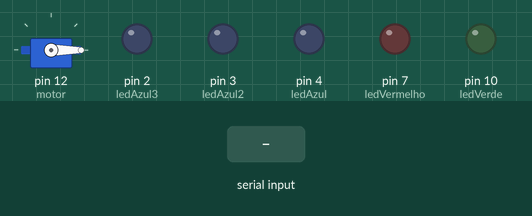
Simulated run of this sketch. Board: Arduino Uno, built with avr-gcc and run on an emulated ATmega328P. Parts: servo, output pins drawn as LEDs (lit = HIGH). The test bench sets the inputs (shaded band). Random numbers use the default seed unless the sketch sets one; what the sketch prints to the serial monitor is not drawn.

Above: at 1.5 s.
1.6 s: "90,45\n" received over Serial
At 6.5 s:
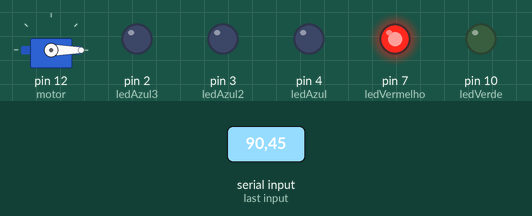
At 8.5 s:
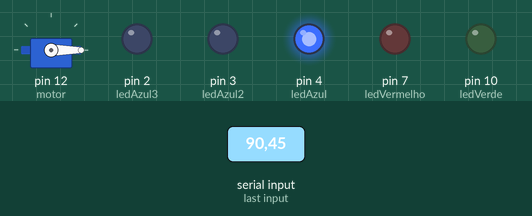
Timing chart, 0 to 16.5 s (numbered marks = the images above; inputs shaded):
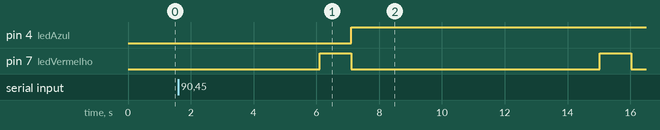

Measured:
- after the input at 1.6 s, pin 4 (ledAzul): LOW → HIGH after 5.5 s; pin 7 (ledVermelho): alternates HIGH for 1.0 s and LOW for 7.9 s, starting after 4.5 s

The sketch:

copy_of_jogo_de_dados_simplificado_torloni_1.ino
```cpp
// C++ code
//

/*
    Função que desenha o cabeçalho, pula uma linha e aguarda
    2000 milissegundos a finalizar
*/

#include <Servo.h>
Servo motor;


int ledVerde = 10;
int ledVermelho = 7;
int ledAzul = 4;
int ledAzul2 = 3;
int ledAzul3 = 2;
int numeroDoDado;
int numero = 0;
void desenhaCabecalho()
{
	Serial.println("--------------------------------------");
	Serial.println("|                                    |");
	Serial.println("|                                    |");
	Serial.println("|  ---- PROGRAMA JOGO DE DADOS ----  |");
	Serial.println("|                                    |");
	Serial.println("|                                    |");
	Serial.println("--------------------------------------");
  	delay(500);
}

void desenhaPontinhos(int qtdPontos = 5, int tempo = 700)
{
  for(int i = 1; i <= qtdPontos; i++)
  {
  Serial.print(".");
    delay(700);
  }

}
void setup()
{
  Serial.begin(9600);
  randomSeed(analogRead(0));//inicia e normaliza a porta randomica para evitar pega o mesmo valor
  pinMode(ledVerde, OUTPUT);
  pinMode(ledVermelho, OUTPUT);
  pinMode(ledAzul, OUTPUT);
  pinMode(ledAzul2, OUTPUT);
  pinMode(ledAzul3, OUTPUT);
  motor.attach(12);
  motor.write(0);
}

void loop()
{
 desenhaCabecalho();//desenha o cabeçalho na tela


  //solicita o palpite do usuario
  Serial.println("Diga seu palpite de 1 a 6: " );
  while(!Serial.available());
  int numeroDoDado = Serial.parseInt();
  ledVerde = Serial.parseInt();


  //jogar o dado - //sorteia um numero de 1 até 7 - 1 ou seja, 6
  int numeroSorteado = random(1, 7);//numero entre 1 e 6
  Serial.print("Jogando o dado ");
  desenhaPontinhos();
  {

  //exibir o palpite do usuario
  Serial.println("Seu palpite foi: " + String(numeroDoDado));

delay(1000);

  //exibir o numero sorteado
  Serial.println("numero do dado: " + String(numeroSorteado));
    digitalWrite(ledVermelho, HIGH);
    delay(1000);
    digitalWrite(ledVermelho, LOW);
  }
 //valida o resultado
  if(numeroDoDado == numeroSorteado)
  {
  Serial.println("Parabens, voce acertou!!");
    digitalWrite(ledVerde, HIGH);
    delay(1000);
    digitalWrite(ledVerde, LOW);
  } else if (ledAzul, HIGH) {
    digitalWrite(ledAzul, HIGH);
  } else if (ledAzul2, HIGH) {
    digitalWrite(ledAzul2, HIGH);
  } else if (ledAzul3, HIGH) {
    digitalWrite(ledAzul3, HIGH);
    delay(1000);
  } else {
        motor.write(0);
  delay(1500);
  motor.write(90);
  delay(1500);
  motor.write(180);
  delay(1500);
  motor.write(90);
  delay(1500);

  Serial.println("Que pena, tente outra vez!!");
    digitalWrite(ledVermelho, HIGH);
    delay(1000);
    digitalWrite(ledVermelho, LOW);
  }
  {
   Serial.println("Reiniciando o programa...");
  Serial.println();
  delay(700);


  }
  }
```
